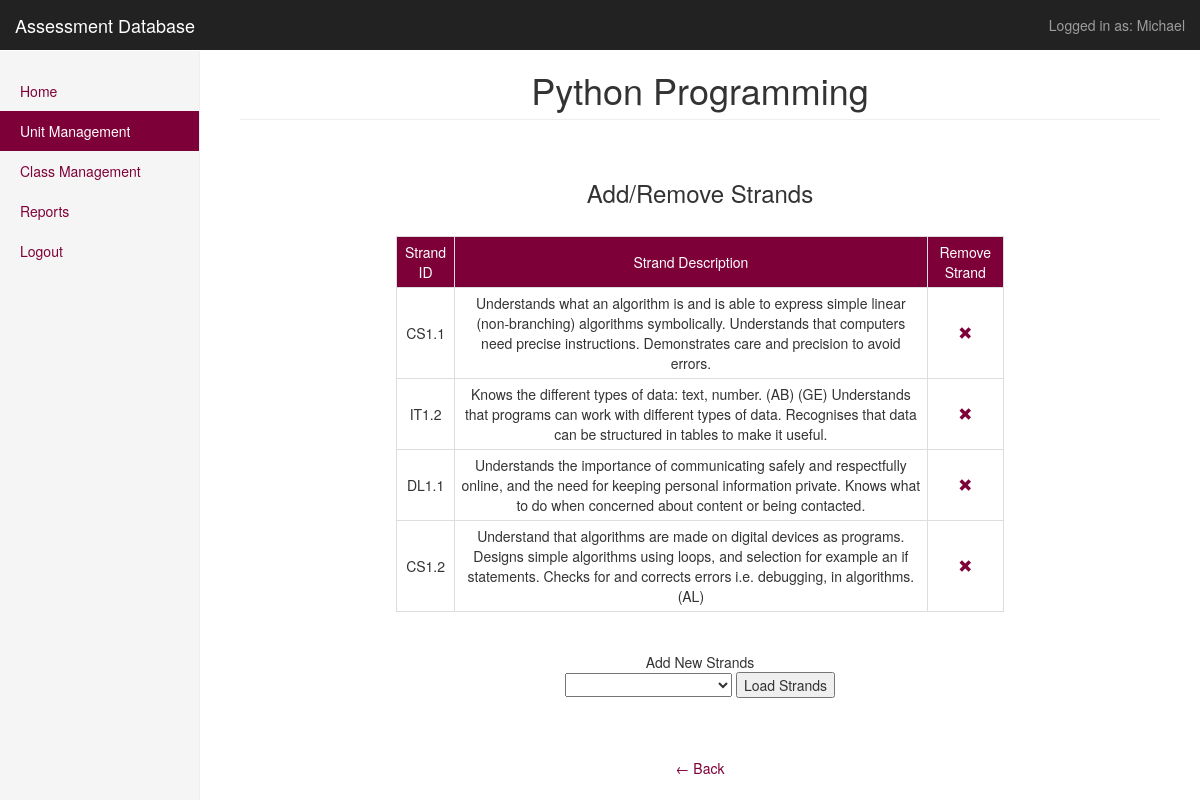
Page /public/UnitManagement/Edit/4 (signed in) on the committed database.
### tables this page shows
CREATE TABLE IF NOT EXISTS `unit` (
`unit_id` int(11) NOT NULL,
  `unit_name` varchar(64) NOT NULL,
  `teacher_name` varchar(32) NOT NULL
);

CREATE TABLE IF NOT EXISTS `strand` (
  `strand_id` varchar(10) NOT NULL,
  `strand_description` text NOT NULL
);

### app/core/Controller.php (called while the page is built, shortened)
<?php
require 'Session.php';
class Controller {
    public function view($view, $data = [])
    {
        require_once '../app/views/' . $view . '.php';
    }
}

### app/controllers/UnitManagement.php (called while the page is built, shortened)
<?php
class UnitManagement extends Controller
{
    public function edit($param = '')
    {
        $model = $this->model('Unit');
        $unitID = $param;
        $unitName = $model->getUnitByID($unitID);
        $criteria = $model->getCriteria($unitID);
        $strand = [];
        $nonDuplicateStrands = [];
        if (is_array($criteria)) {
            foreach ($criteria as $element) {
                array_push($strand, $model->getStrandByID($element['strand_id']));
            }
        }
        $this->view('unitmanagement/edit', [
            'criteria' => $criteria,
            'unitName' => $unitName,
            'strandDetails' => $strand,
            'strandReference' => $nonDuplicateStrands,
        ]);
    }
}

### app/core/App.php (called while the page is built, shortened)
<?php
class App
{
    protected $method = 'index';
    public function __construct()
    {
        $url = $this->parseUrl();
        if (file_exists('../app/controllers/' . $url[0] . '.php')) {
            unset($url[0]);
        }
        $this->controller = new $this->controller;
        if (isset($url[1])){
            if(method_exists($this->controller, $url[1])){
               $this->method = $url[1];
               unset($url[1]);
            }
        }
        $this->params = $url ? array_values($url) : [];
        call_user_func_array([$this->controller, $this->method], $this->params);
    }
    protected function parseUrl()
    {
        if(isset($_GET['url'])) {
            return $url = explode('/', filter_var(rtrim($_GET['url'], '/'), FILTER_SANITIZE_URL));
        }
    }
}

### public/index.php (called while the page is built, shortened)
<?php
$app = new App();

### app/core/Session.php (called while the page is built, shortened)
<?php
class Session {
    public static function get($key)
    {
        if (isset($_SESSION[$key])) {
            return $_SESSION[$key];
        }
        return null;
    }
}

### app/models/Unit.php (called while the page is built, shortened)
<?php
class Unit
{
    public function getCriteria($unitID)
    {
        $db = Database::getInstance();
        $statement = $db->prepare("SELECT * FROM criteria WHERE unit_id = :unitID;");
        $statement->bindParam(':unitID', $unitID);
        $statement->execute();
        $result = $statement->fetchAll(PDO::FETCH_ASSOC);
        if (sizeof($result) > 0) {
            return $result;
        }
        return false;
    }
    public function getUnitByID($unitID)
    {
        $db = Database::getInstance();
        $statement = $db->prepare("SELECT * FROM unit WHERE unit_id = :unitID;");
        $statement->bindParam(':unitID', $unitID);
        $statement->execute();
        $result = $statement->fetchAll(PDO::FETCH_ASSOC);
        if (sizeof($result) > 0) {
            return $result;
        }
        return false;
    }
    public function getStrandByID($strandID)
    {
        $db = Database::getInstance();
        $statement = $db->prepare("SELECT * FROM strand WHERE strand_id = :strandID;");
        $statement->bindParam(':strandID', $strandID);
        $statement->execute();
        $result = $statement->fetchAll(PDO::FETCH_ASSOC);
        if (sizeof($result) > 0) {
            return $result;
        }
        return false;
    }
}

### app/views/unitmanagement/edit.php (the view, shortened to what this page needs)
<!DOCTYPE html>
<html lang="en">
<head>
    <link href="/AssessmentDatabase/public/css/bootstrap_css/bootstrap.min.css" rel="stylesheet">
    <link href="/AssessmentDatabase/public/css/dashboard.css" rel="stylesheet">
    <link href="/AssessmentDatabase/public/css/tables.css" rel="stylesheet">
</head>
<body>
<nav class="navbar navbar-inverse navbar-fixed-top">
    <div class="container-fluid">
        <div class="navbar-header">
            <a class="navbar-brand" href="/AssessmentDatabase/public/home/">Assessment Database</a>
        </div>
        <div id="navbar">
            <ul class="nav navbar-nav navbar-right">
                <li><a href="#">Logged in as: <?php echo Session::get('username'); ?></a></li>
            </ul>
        </div>
    </div>
</nav>
<div class="container-fluid">
    <div class="row">
        <div class="col-sm-3 col-md-2 sidebar">
            <ul class="nav nav-sidebar">
                <li><a href="/AssessmentDatabase/public/Home/">Home</a></li>
                <li class="active"><a href="/AssessmentDatabase/public/UnitManagement/">Unit Management <span class="sr-only">(current)</span></a></li>
                <li><a href="/AssessmentDatabase/public/ClassManagement/">Class Management</a></li>
                <li><a href="/AssessmentDatabase/public/ReportManagement/">Reports</a></li>
                <li><a href="/AssessmentDatabase/public/Home/Logout/">Logout</a></li>
            </ul>
        </div>
        <div class="col-sm-9 col-sm-offset-3 col-md-10 col-md-offset-2 main">
            <div class="text-center center-block">
                <h1 class="page-header"><?= $data['unitName'][0]['unit_name']; ?></h1>
                <div class="center-block text-center">
                    <br>
                    <h3>Add/Remove Strands</h3>
                    <br>
                    <div class="center-block text-center">
                        <table class="table-bordered table-responsive">
                            <tr>
                                <td>Strand ID</td>
                                <td>Strand Description</td>
                                <td>Remove Strand</td>
                            </tr>
                            <?php
                            if ($data['strandDetails'] != null) {
                                foreach ($data['strandDetails'] as $strand) {
                                    echo '<tr>';
                                    echo '<td>' . $strand[0]['strand_id'] . '</td>';
                                    echo '<td>' . $strand[0]['strand_description'] . '</td>';
                                    echo '<td> <a href="/AssessmentDatabase/public/UnitManagement/deletestrand/' . $data['unitName'][0]['unit_id'] . '/' . $strand[0]['strand_id'] . '/""><span class="glyphicon glyphicon-remove"> </span></a></td>';
                                    echo '</tr>';
                                }
                            }
                            ?>
                        </table>
                        <br><br>
                        Add New Strands
                        <form action="" method="POST">
                            <select name="strands">
                                <option value="0"> </option>
                                <option value="1">Computer Science</option>
                            </select>
                            <input type="submit" value="Load Strands">
                        </form>
                        <br>
                        <br><br>
                        <a href="/AssessmentDatabase/public/UnitManagement/">&larr; Back</a>
                    </div>
</body>
</html>
    </body>
</html>

### public/css/dashboard.css (style rules this page uses)
body { padding-top: 50px; }
.navbar-fixed-top { border: 0; }
.sidebar { padding-top: 20px; }
@media (min-width: 768px) { .sidebar { position: fixed; top: 51px; bottom: 0; left: 0; z-index: 1000; display: block; padding: 20px; overflow-x: hidden; overflow-y: auto; background-color: #f5f5f5; border-right: 1px solid #eee; } }
.nav-sidebar { margin-right: -21px; margin-bottom: 20px; margin-left: -20px; }
.nav-sidebar > li > a { padding-right: 20px; padding-left: 20px; }
a, a:hover { color: #7e0038; }
.nav-sidebar > .active > a, .nav-sidebar > .active > a:hover, .nav-sidebar > .active > a:focus { color: #ffffff; background-color: #7e0038; }
.main { padding: 20px; }
@media (min-width: 768px) { .main { padding-right: 40px; padding-left: 40px; } }
.main .page-header { margin-top: 0; }

### public/css/tables.css (style rules this page uses)
table { margin: auto; text-align: center; max-width: 66%; }
td { padding: 5px; }
tr:first-child { color: #ffffff; background-color: #7e0038; font-family: "Helvetica Neue", Helvetica, Arial, sans-serif; }

### rows in the picture
unit: unit_name "Python Programming"
strand: strand_id "CS1.1", strand_description "Understands what an algorithm is and is able to express simple linear (non-branching) algorithms symbolically. Understands that computers need precise instructions. Demonstrates care and precision to avoid errors."
strand: strand_id "IT1.2", strand_description "Knows the different types of data: text, number. (AB) (GE) Understands that programs can work with different types of data. Recognises that data can be structured in tables to make it useful."
strand: strand_id "DL1.1", strand_description "Understands the importance of communicating safely and respectfully online, and the need for keeping personal information private. Knows what to do when concerned about content or being contacted."
strand: strand_id "CS1.2", strand_description "Understand that algorithms are made on digital devices as programs. Designs simple algorithms using loops, and selection for example an if statements. Checks for and corrects errors i.e. debugging, in algorithms. (AL)"

### other values in the picture
Session::get('username') "Michael"
